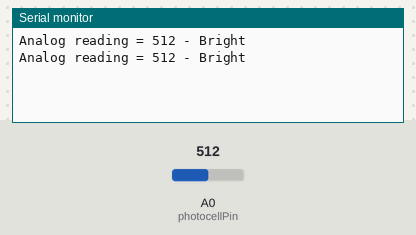
The sketch below on a simulated Arduino Uno, built with avr-gcc and run on an emulated ATmega328P. On the bench: the last lines printed to the serial monitor. The test bench sets the inputs (shaded band); at power-on: A0 (photocellPin) = 512.

Above: at 1.8 s.
1.9 s: A0 (photocellPin) set to 490
At 2.8 s:
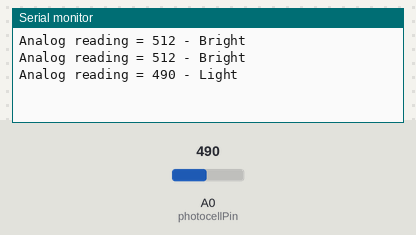
4.5 s: A0 (photocellPin) set to 190
At 5.4 s:
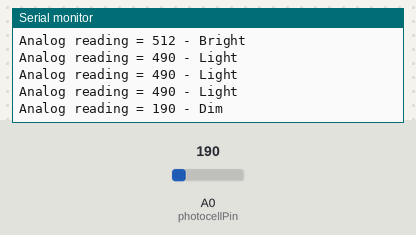
7.5 s: A0 (photocellPin) set to 0
At 8.8 s:
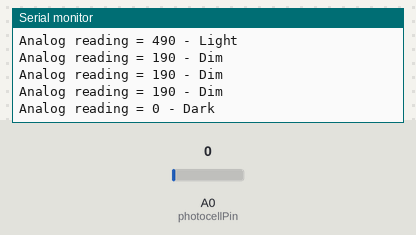
10.5 s: A0 (photocellPin) set to 810
At 11.8 s:
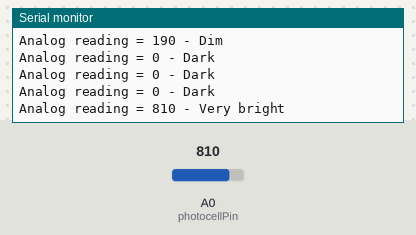

Measured:
- after the input at 1.9 s, the serial monitor: prints a new line after 0.10 s (image 1)
- after the input at 4.5 s, the serial monitor: prints a new line after 0.50 s (image 2)
- after the input at 7.5 s, the serial monitor: prints a new line after 0.50 s (image 3)
- after the input at 10.5 s, the serial monitor: prints a new line after 0.51 s (image 4)

The sketch:

Example_8_Light_Sensor_2.ino
```cpp
// Example_8_Light_Sensor_2
const int photocellPin = A0;
int photocellReading;
void setup(void)
{ Serial.begin(9600); }

void loop(void)
 {
   photocellReading = analogRead(photocellPin);
   Serial.print("Analog reading = ");
   Serial.print(photocellReading);

if (photocellReading < 10) { Serial.println(" - Dark");}
else if (photocellReading < 200) { Serial.println(" - Dim");}
else if (photocellReading < 500) {Serial.println(" - Light"); }
else if (photocellReading < 800) { Serial.println(" - Bright"); }
else {Serial.println(" - Very bright"); }
  delay(1000);
}
```
